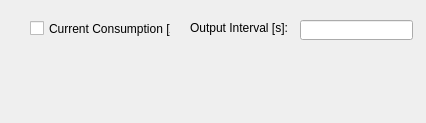
<?xml version="1.0" encoding="UTF-8"?>
<ui version="4.0">
 <class>AudioOutputConfig</class>
 <widget class="QWidget" name="AudioOutputConfig">
  <property name="geometry">
   <rect>
    <x>0</x>
    <y>0</y>
    <width>426</width>
    <height>123</height>
   </rect>
  </property>
  <property name="windowTitle">
   <string>Audio Output Configuration</string>
  </property>
  <widget class="QCheckBox" name="CB_Current">
   <property name="enabled">
    <bool>true</bool>
   </property>
   <property name="geometry">
    <rect>
     <x>30</x>
     <y>20</y>
     <width>141</width>
     <height>17</height>
    </rect>
   </property>
   <property name="text">
    <string>Current Consumption [A]</string>
   </property>
  </widget>
  <widget class="QLineEdit" name="E_Current">
   <property name="geometry">
    <rect>
     <x>300</x>
     <y>20</y>
     <width>113</width>
     <height>20</height>
    </rect>
   </property>
  </widget>
  <widget class="QLabel" name="label">
   <property name="geometry">
    <rect>
     <x>190</x>
     <y>20</y>
     <width>101</width>
     <height>16</height>
    </rect>
   </property>
   <property name="text">
    <string>Output Interval [s]:</string>
   </property>
  </widget>
 </widget>
 <resources/>
 <connections/>
</ui>
